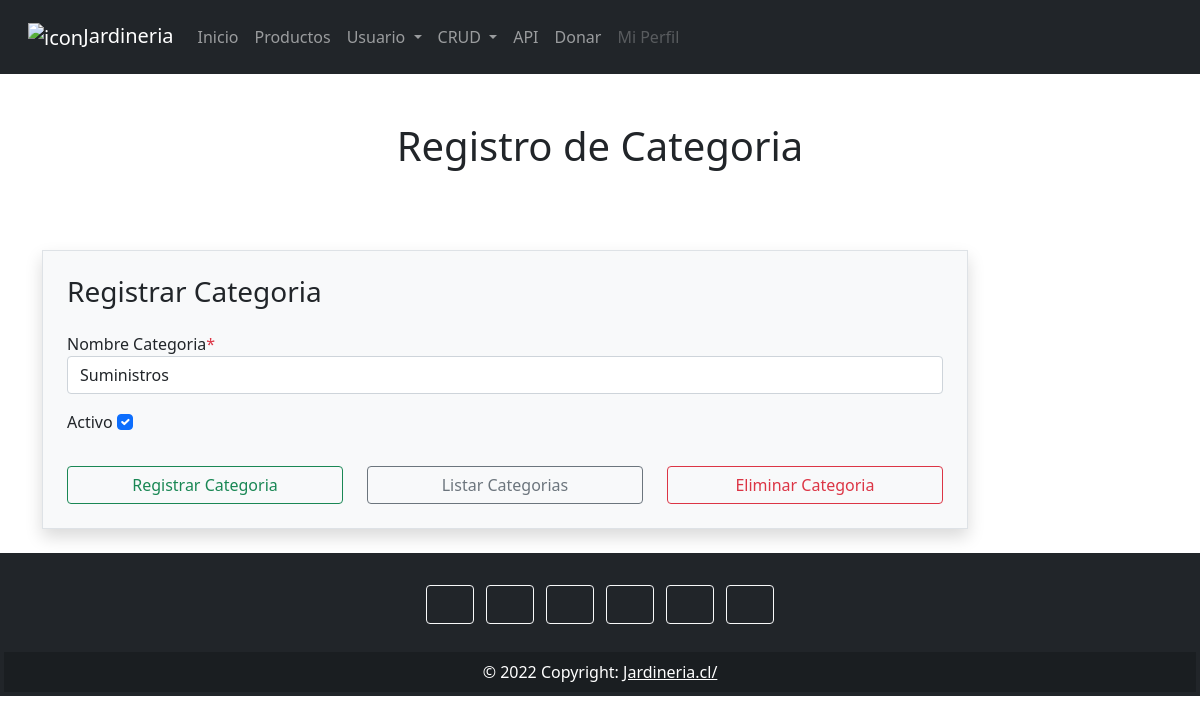
The app's page /crud/categoria/7/, older data.
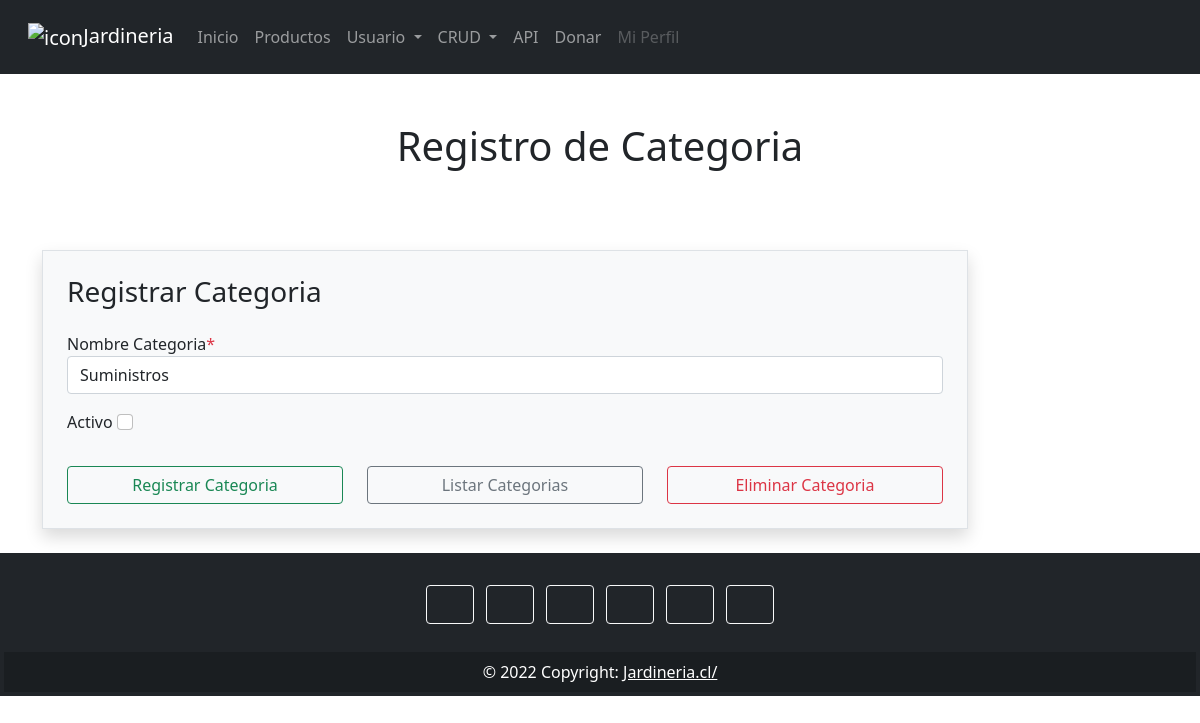
The same page, newer data.
### crud/models.py (models this page shows, shortened)
class Categoria(models.Model):
    nombreCategoria = models.TextField(max_length=100)
    activo = models.BooleanField()

### crud/views.py (the view)
# urls.py: path('categoria/<int:id>/', views.viewReadCategoria, name="categoria"),
def viewReadCategoria(request, id):
    cntx = {}
    try:
        fila = Categoria.objects.get(pk = id)
        cntx = {'fila': fila}
    except:
        cntx = {'error': 'Item no encontrado'}
    productCategories = Categoria.objects.all()
    cntx["productCategories"] = productCategories
    return render(request, 'categoria.html', cntx)

### crud/templates/categoria.html (shortened to what this page needs)
{% extends "index.html" %}
{% block tituloPagina %}
    <div class="text-center mt-5">
        <h1>Registro de Categoria</h1>
    </div>
{% endblock %}
{% block contenido %}
<br>
    <div class="container">
        <div class="row">
            <div class="col-md-10 off-md-4">
                <div class="signup-form">
                    <form action="{%url 'categoria' %}" method="POST" autocomplete="off" class="mt-5 border p-4 bg-light shadow">
                        <h3 class="mb-4">Registrar Categoria</h3>
                        <div class="mb-3 col-md-12">
                            <label for="txtNombre">Nombre Categoria<span class="text-danger">*</span></label>
                            <input type="text" id="txtNombre" name="txtNombre" placeholder="Ingrese el nombre de la categoria" class="txtNombre form-control" value="{{ fila.nombreCategoria }}">
                        </div>
                        <div class="mb-3 col-md-12">
                            <label class="form-check-label" for="chkActivo">Activo</label>
                            <input type="checkbox" name="chkActivo" id="chkActivo" class="form-check-input" value="1" {% if fila.activo %}{{ 'checked' }}{% endif %}>
                        </div>
                        <div class="row">
                          <div class="col-md-4 mt-3">
                            <input type="submit" name="btnCreate" class="btnCreate btn btn-outline-success form-control" value="Registrar Categoria">
                          </div>
                          <div class="col-md-4 mt-3">
                            <input type="submit" name="btnRead" class="btnRead btn btn-outline-secondary form-control" value="Listar Categorias">
                          </div>
                          <div class="col-md-4 mt-3">
                            <input type="submit" name="btnDelete" class="btnDelete btn btn-outline-danger form-control" value="Eliminar Categoria">
                          </div>
                        </div>
                    </form>
                </div>
            </div>
        </div>
    </div>
{% endblock %}

### crud/templates/index.html (shortened to what this page needs)
<!DOCTYPE html>
<html lang="en">
<head>
    <link href="https://cdn.jsdelivr.net/npm/bootstrap@5.0.2/dist/css/bootstrap.min.css" rel="stylesheet">
    <script src="https://cdn.jsdelivr.net/npm/bootstrap@5.0.2/dist/js/bootstrap.bundle.min.js"></script></head>
<body>
    <header>
        <nav class="navbar navbar-expand-lg navbar-dark bg-dark p-3 col-md-12">
            <div class="container-fluid">
              <a class="navbar-brand" href="{% url 'inicio' %}">
                  <img src="/static/images/icon.png" width="35" height="35" alt="icon">Jardineria
              </a>
              <div class="collapse navbar-collapse" id="navbarNavDropdown">
                <ul class="navbar-nav">
                  <li class="nav-item">
                    <a class="nav-link" aria-current="page" href="{% url 'inicio' %}">Inicio</a>
                  </li>
                  <li class="nav-item">
                    <a class="nav-link" aria-current="page" href="{% url 'productos' %}">Productos</a>
                  </li>
                  <li class="nav-item dropdown">
                    <a class="nav-link dropdown-toggle" href="#" id="navbarDropdownMenuLink" role="button" data-bs-toggle="dropdown" aria-expanded="false">
                      Usuario
                    </a>
                  </li>
                  <li class="nav-item dropdown">
                    <a class="nav-link dropdown-toggle" href="#" id="navbarDropdownMenuLink" role="button" data-bs-toggle="dropdown" aria-expanded="false">
                      CRUD
                    </a>
                  </li>
                  <li class="nav-item">
                    <a class="nav-link" href="{% url 'api' %}" tabindex="-1" aria-disabled="true">API</a>
                  </li>
                  <li class="nav-item">
                    <a class="nav-link" href="{% url 'donar' %}" tabindex="-1" aria-disabled="true">Donar</a>
                  </li>
                  <li class="nav-item">
                    <a class="nav-link disabled" href="#" tabindex="-1" aria-disabled="true">Mi Perfil</a>
                  </li>
                </ul>
              </div>
              <form class="d-flex">
                <a class="m-1" data-bs-toggle="offcanvas" data-bs-target="#offcanvasRight" aria-controls="offcanvasRight" role="button"
                ><svg class="bi" width="22" height="22" fill="currentColor">
                  <use xlink:href="/static/images/bootstrap-icons/bootstrap-icons.svg#cart4"/>
                </svg></a>
              </form>
            </div>
          </nav>
    </header>
    <article>
        <section>
                {% block tituloPagina %} {% endblock %}
                {% block contenido %} {% endblock %}
        </section>
    </article>
    <footer class="bg-dark text-center text-white p-1 mt-4">
      <div class="container-fluid p-4 pb-0">
        <section class="mb-4">
          <a class="btn btn-outline-light btn-floating m-1" href="https://www.facebook.com/" role="button"
            ><svg class="bi" width="22" height="22" fill="currentColor">
              <use xlink:href="/static/images/bootstrap-icons/bootstrap-icons.svg#facebook"/>
            </svg></a>
          <a class="btn btn-outline-light btn-floating m-1" href="https://twitter.com/" role="button"
          ><svg class="bi" width="22" height="22" fill="currentColor">
            <use xlink:href="/static/images/bootstrap-icons/bootstrap-icons.svg#twitter"/>
          </svg></a>
          <a class="btn btn-outline-light btn-floating m-1" href="https://www.google.com/" role="button"
          ><svg class="bi" width="22" height="22" fill="currentColor">
            <use xlink:href="/static/images/bootstrap-icons/bootstrap-icons.svg#google"/>
          </svg></a>
          <a class="btn btn-outline-light btn-floating m-1" href="https://www.instagram.com/" role="button"
          ><svg class="bi" width="22" height="22" fill="currentColor">
            <use xlink:href="/static/images/bootstrap-icons/bootstrap-icons.svg#instagram"/>
          </svg></a>
          <a class="btn btn-outline-light btn-floating m-1" href="https://www.linkedin.com/" role="button"
          ><svg class="bi" width="22" height="22" fill="currentColor">
            <use xlink:href="/static/images/bootstrap-icons/bootstrap-icons.svg#linkedin"/>
          </svg></a>
          <a class="btn btn-outline-light btn-floating m-1" href="https://github.com/" role="button"
          ><svg class="bi" width="22" height="22" fill="currentColor">
            <use xlink:href="/static/images/bootstrap-icons/bootstrap-icons.svg#github"/>
          </svg></a>
        </div>
      <div class="text-center p-2" style="background-color: rgba(0, 0, 0, 0.2);">
        © 2022 Copyright:
        <a class="text-white" href="https://google.com/">Jardineria.cl/</a>
      </div>
    </footer>
</body>
</html>

Row changes from the older to the newer data that the page shows:
changed Categoria "Suministros": activo "☑" → "☐"
